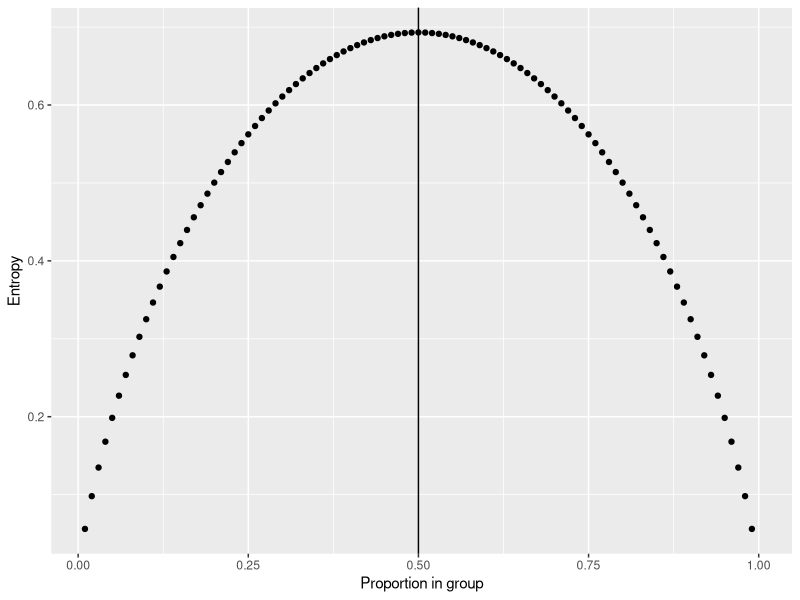

This chart was generated by the following R code:
## ---- chunk 1
#| code-fold: true
#| echo: true
#| fig-cap: "Entropy as a function of the proportion of individuals in a group, p"
require(ggplot2)
p <- seq(from=0.01, to=1, by = 0.01)
E <- p*log(1/p) + (1-p)*log(1/(1-p))
df <- data.frame(p=p,E=E)
g <- ggplot(df, aes(x=p,y=E)) + 
geom_point() +
xlab("Proportion in group") + 
ylab("Entropy") + 
geom_vline(xintercept = 0.5)
plot(g)
